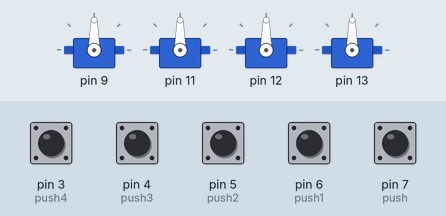
Simulated run of this sketch. Board: Arduino Uno, built with avr-gcc and run on an emulated ATmega328P. On the bench: 4 × servo. The test bench sets the inputs (shaded band); at power-on: pin 3 (push4), pin 4 (push3), pin 5 (push2), pin 6 (push1), pin 7 (push) LOW. What the sketch prints to the serial monitor is not drawn.

Above: at 1.2 s.
1.3 s: pin 4 (push3) pulled HIGH for 1 s
At 3.4 s:
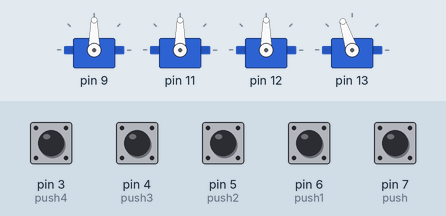
4.3 s: pin 5 (push2) pulled HIGH for 1 s
At 5.7 s:
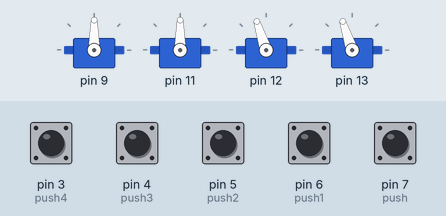
7.3 s: pin 6 (push1) pulled HIGH for 1 s
At 9.2 s:
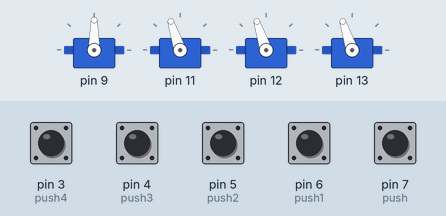
10.3 s: pin 7 (push) pulled HIGH for 1 s
At 12.7 s:
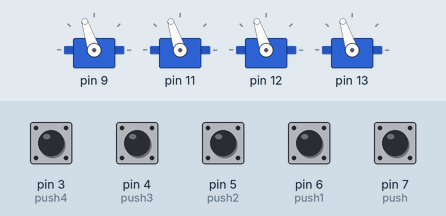
13.3 s: pin 4 (push3) pulled HIGH for 1 s
At 14.9 s:
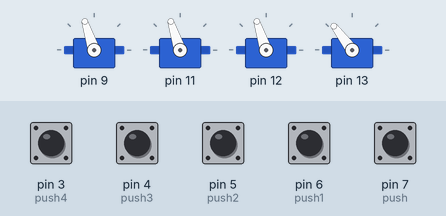
16.3 s: pin 5 (push2) pulled HIGH for 1 s
At 18.4 s:
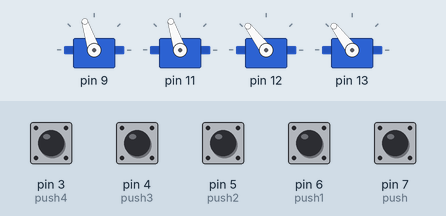
Timing chart, 0 to 19.9 s (numbered marks = the images above; inputs shaded):
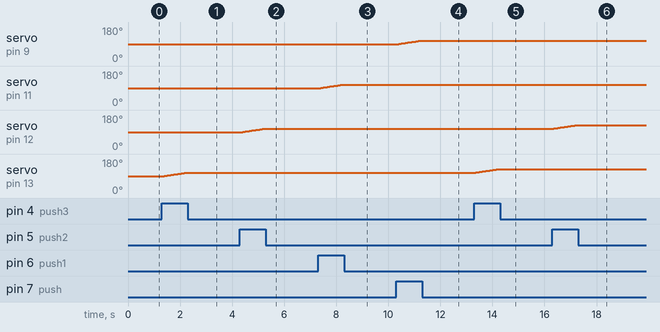

Measured:
- after the input at 1.3 s, servo on pin 13: moves from 90° to 108° over 0.85 s, starting after 0.10 s
- after the input at 4.3 s, servo on pin 12: moves from 90° to 108° over 0.85 s, starting after 0.10 s
- after the input at 7.3 s, servo on pin 11: moves from 90° to 108° over 0.85 s, starting after 0.10 s
- after the input at 10.3 s, servo on pin 9: moves from 90° to 108° over 0.85 s, starting after 0.10 s
- after the input at 13.3 s, servo on pin 13: moves from 108° to 127° over 0.90 s, starting after 0.05 s
- after the input at 16.3 s, servo on pin 12: moves from 108° to 127° over 0.90 s, starting after 0.05 s

The sketch:

ARM.ino
```cpp
#include <Servo.h>
Servo servo[4];
const int push=7;
const int push1=6;
const int push2=5;
const int push3=4;
const int push4=3;
unsigned int n=90,k=90,y=90;
unsigned int x=90,a;

int flag=-1;
bool buttonstate=LOW;
void setup() {
  Serial.begin(9600);
  pinMode(push,INPUT);
  pinMode(push1,INPUT);
  pinMode(push2,INPUT);
  pinMode(push3,INPUT);
  pinMode(push4,INPUT);
  servo[0].attach(9,600,2400);
  servo[1].attach(11);
  servo[2].attach(12,600,2400);
  servo[3].attach(13,600,2400);

}

void loop() {

if((debounce(buttonstate,push)==HIGH))
{


  rotate(flag,push,n,0);
  if(flag<0){
  n=min(n,179);
  n++;}
  if(flag>0){
    n=max(1,n);
    n--;
  }
  Serial.print(servo[0].read());
}

 if((debounce(buttonstate,push1)==HIGH))
{

  rotate(flag,push1,k,1);
  if(flag<0){
  k=min(k,179);
  k++;}
  if(flag>0){
    k=max(1,k);
    k--;
  }
  Serial.print(servo[1].read());
}
if((debounce(buttonstate,push2)==HIGH))
{


  rotate(flag,push2,y,2);
  if(flag<0){
    y=min(y,179);
  y++;}
  if(flag>0){
    y=max(1,y);
    y--;
  }
  Serial.print(servo[2].read());
}
if((debounce(buttonstate,push3)==HIGH))
{


  rotate(flag,push3,x,3);
  if(flag<0){
    x=min(x,179);
  x++;}
  if(flag>0){
    x=max(91,x);
    x--;
  }
  Serial.print(servo[3].read());
}
if((debounce(buttonstate,push4)==HIGH))
{
  delay(20);
  flag=-flag;
  Serial.print("reverse");
}

}

void rotate(int flag,int button,int a,int motor)
{

    servo[motor].write(a);


}

boolean debounce(boolean state,int buttonpin)
{
  boolean stateNow = digitalRead(buttonpin);
  if(state!=stateNow)
  {
    delay(50);
    stateNow = digitalRead(buttonpin);
  }
  return stateNow;

}


void waittime(int interval)
{
  unsigned long currentmillis=millis();
  unsigned long previousmillis=0;
  if ((currentmillis-previousmillis)>=interval)
  {
    previousmillis=currentmillis;
  }
}
```
